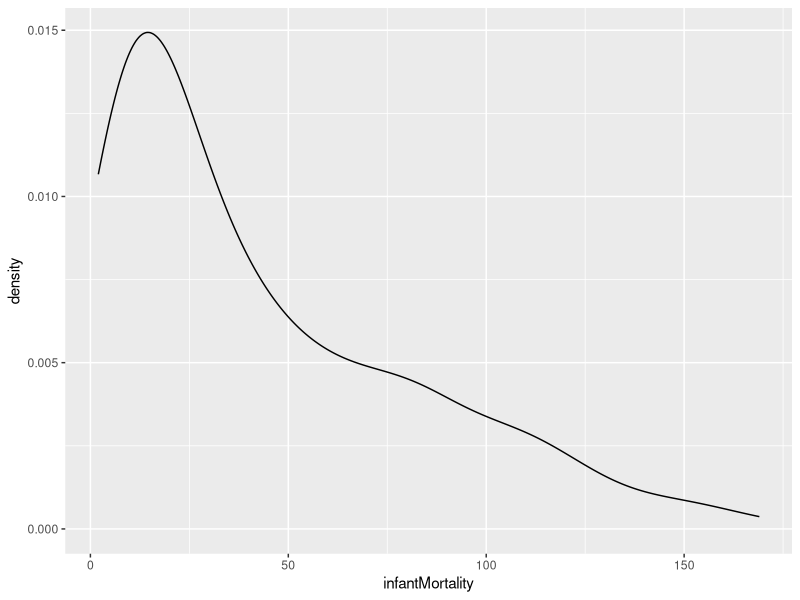
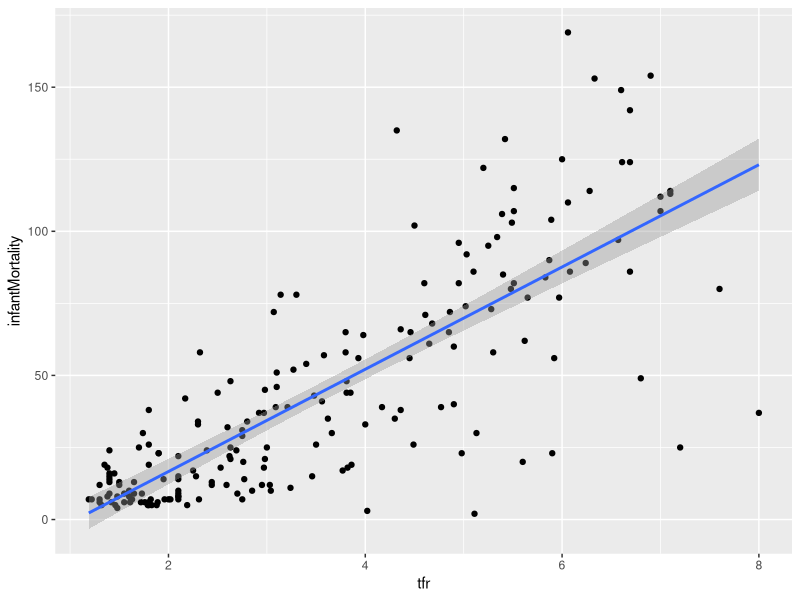
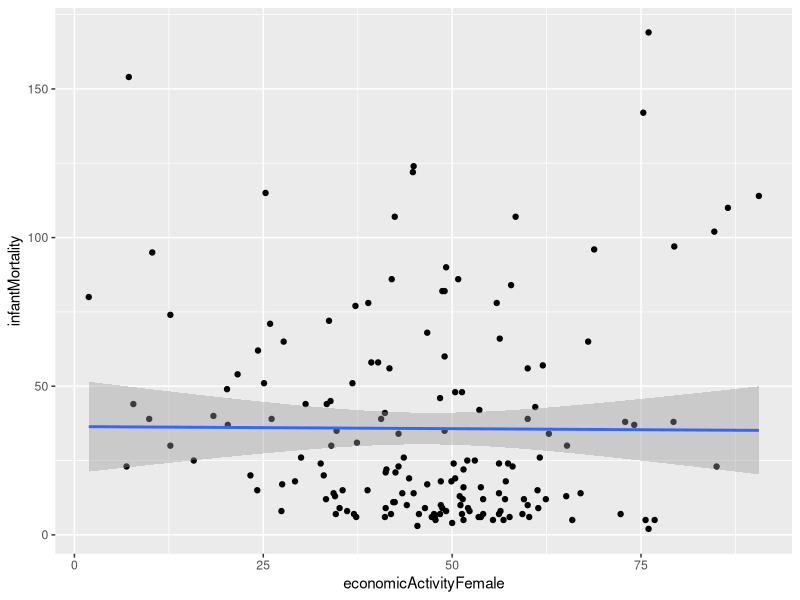
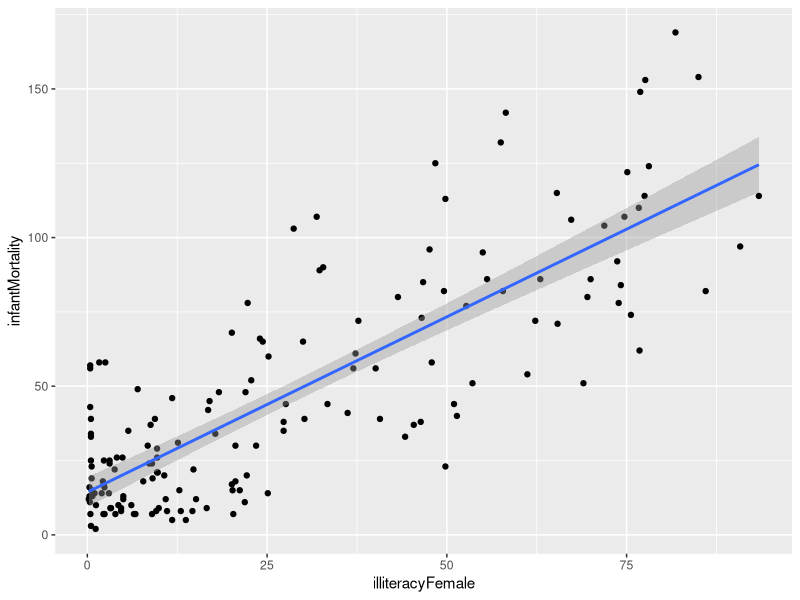
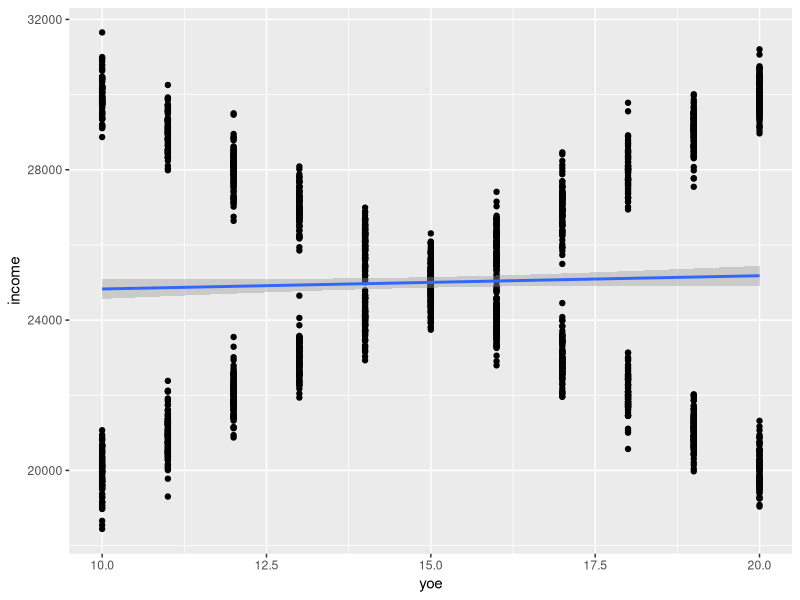
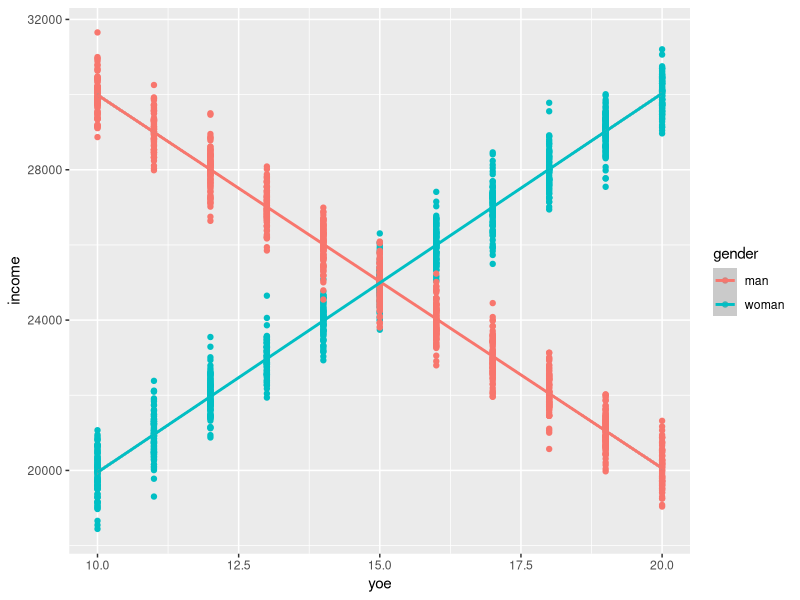

These figures' R source, in order:
## ---- chunk 1
knitr::opts_chunk$set(echo = TRUE, eval = F)
## ---- chunk 2
library(tidyverse)
un = read.table("data/UnitedNations.txt")
## ---- chunk 3
browseURL("https://socialsciences.mcmaster.ca/jfox/Books/Applied-Regression-3E/datasets/UnitedNations.pdf")
## ---- chunk 4

ggplot(aes(x=infantMortality), data=un) + geom_density() # it is skewed, but we will proceed with the variable as is, without transformation

## ---- chunk 5

ggplot(aes(y=infantMortality, x = tfr), data=un) + geom_point() + geom_smooth(method = "lm")
# no surprise here, higher fertility associated with higher infant mortality (both typical of less developed countries)

ggplot(aes(y=infantMortality, x = economicActivityFemale), data=un) + geom_point() + geom_smooth(method = "lm")
# perhaps surprisingly, female economic activity is not associated with infant mortality 

ggplot(aes(y=infantMortality, x = illiteracyFemale), data=un) + geom_point() + geom_smooth(method = "lm")
# this is again what we expected

## ---- chunk 6

fit1 <- lm(infantMortality ~ tfr + economicActivityFemale + illiteracyFemale, data = un)
summary(fit1)

# total fertility rate, female economic activity, and illiteracy among females all have their independent effect on infantMortality

# Specifically, when 2 countries have the same level of female economic activity and female illiteracy rate, but differ in total fertility rate by one child per woman, the country with higher fertility rate will have 9.6 higher infant mortality rate (infant deaths per 1000 live births), on average. 

# When 2 countries have the same level of total fertility rate and female illiteracy rate, but differ in female activity rate by one percentage point, the country with higher fertility rate will have 0.395 higher infant mortality rate, on average. 

# Finally, when 2 countries have the same level of total fertility rate and female economic activity, but differ in female illiteracy rate by one percentage point, the country with higher female illiteracy rate will have 0.68 higher infant mortality rate, on average.

# Note, correlation is not causation. Even if controlling for other variables, we cannot say that female economic activity causally increases infant mortality. This model is not based on any theory and there may be many other variables we would have to control for before being able to make even a tentative causal statement. The same is true for the other variables. We have no grounds to interpret this model causally at its face value. 

## ---- chunk 7

# 95
confint(fit1)

# 90
confint(fit1, level = 0.9)

# 99
confint(fit1, level = 0.99)

## ---- chunk 8

fit2 <- lm(scale(infantMortality) ~ scale(tfr) + scale(economicActivityFemale) + scale(illiteracyFemale), 
           data = un)
summary(fit2)

# we see tfr and illiteracyFemale have about the same explanatory power, economicActivityFemale has less

## ---- chunk 9

# START SIMULATION
# gender
women <- rep("woman", 1000)
men <- rep("man", 1000)
gender <- c(women, men)

n <- length(gender)

# years of education

set.seed(248)
yoe_women <- sample(10:20, n/2, replace = TRUE)
yoe_men <- sample(10:20, n/2, replace = TRUE)
yoe <- c(yoe_women, yoe_men)

# income for women
intercept_w <- 10000
beta_yoe_w <- 1000
sigma_w <- 500

income_w <- intercept_w + beta_yoe_w*yoe_women + sigma_w*rnorm(n/2)

# income for men
intercept_m <- 40000
beta_yoe_m <- -1000
sigma_m <- 500

income_m <- intercept_m + beta_yoe_m*yoe_men + sigma_m*rnorm(n/2)

mean(income_w)
mean(income_m)

income <- c(income_w, income_m)

# produce dataframe

fake <- data.frame(gender, yoe, income)

# END SIMULATION

# visualize

fake %>% ggplot(aes(x=yoe, y = income))+
  geom_point() +
  geom_smooth(method = "lm")

fake %>% ggplot(aes(x=yoe, y = income, color = gender))+
  geom_point() +
  geom_smooth(method = "lm")


## ---- chunk 10

fit2 <- lm(income ~ yoe*gender, data=fake)
summary(fit2)

  
## ---- chunk 11

fake <-
  fake %>% mutate(yoe_c = yoe - mean(yoe),
                  female_c = ifelse(gender == "woman", 1,0), # first convert to numeric using ifelse
                  female_c = female_c - mean(female_c)) # then center


fit3 <- lm(income ~ yoe_c*female_c, data=fake)
summary(fit3)

  
